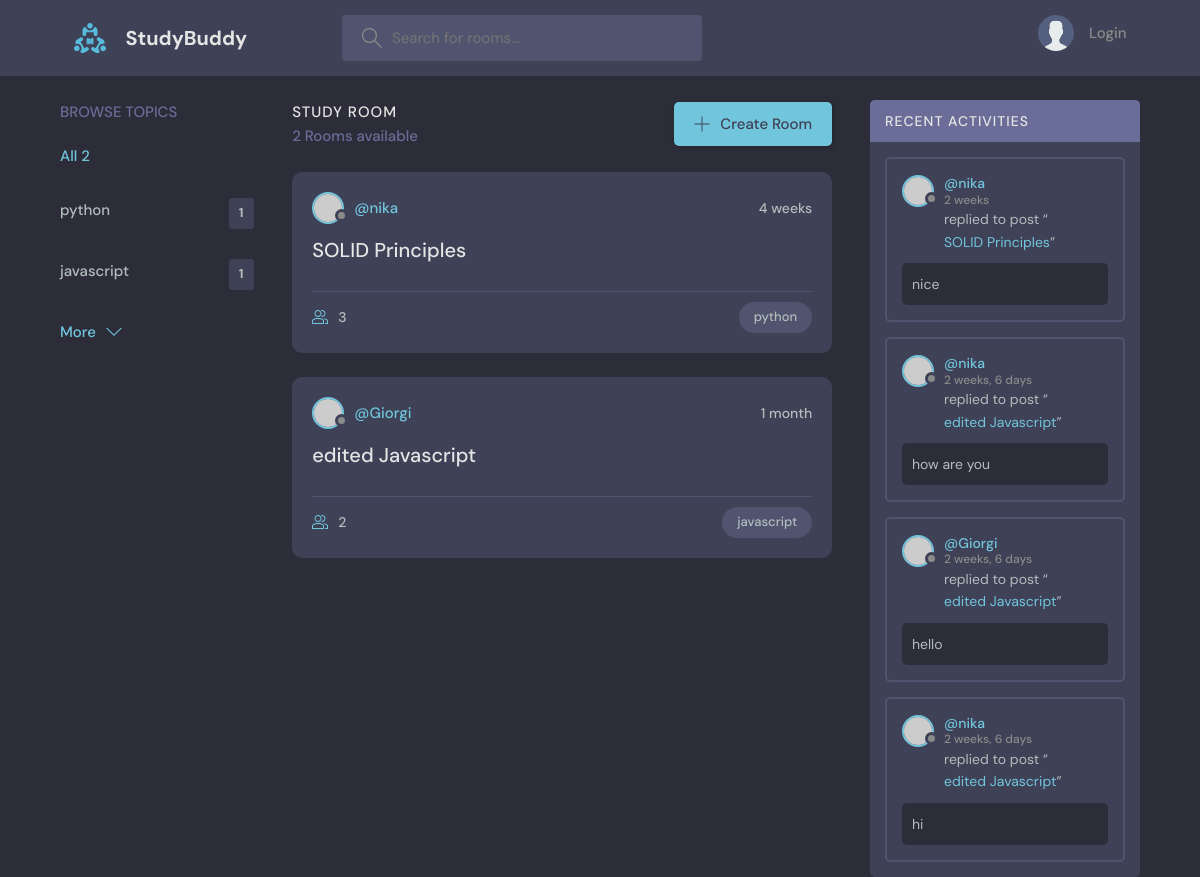
/, run on an earlier commit of the app's database.
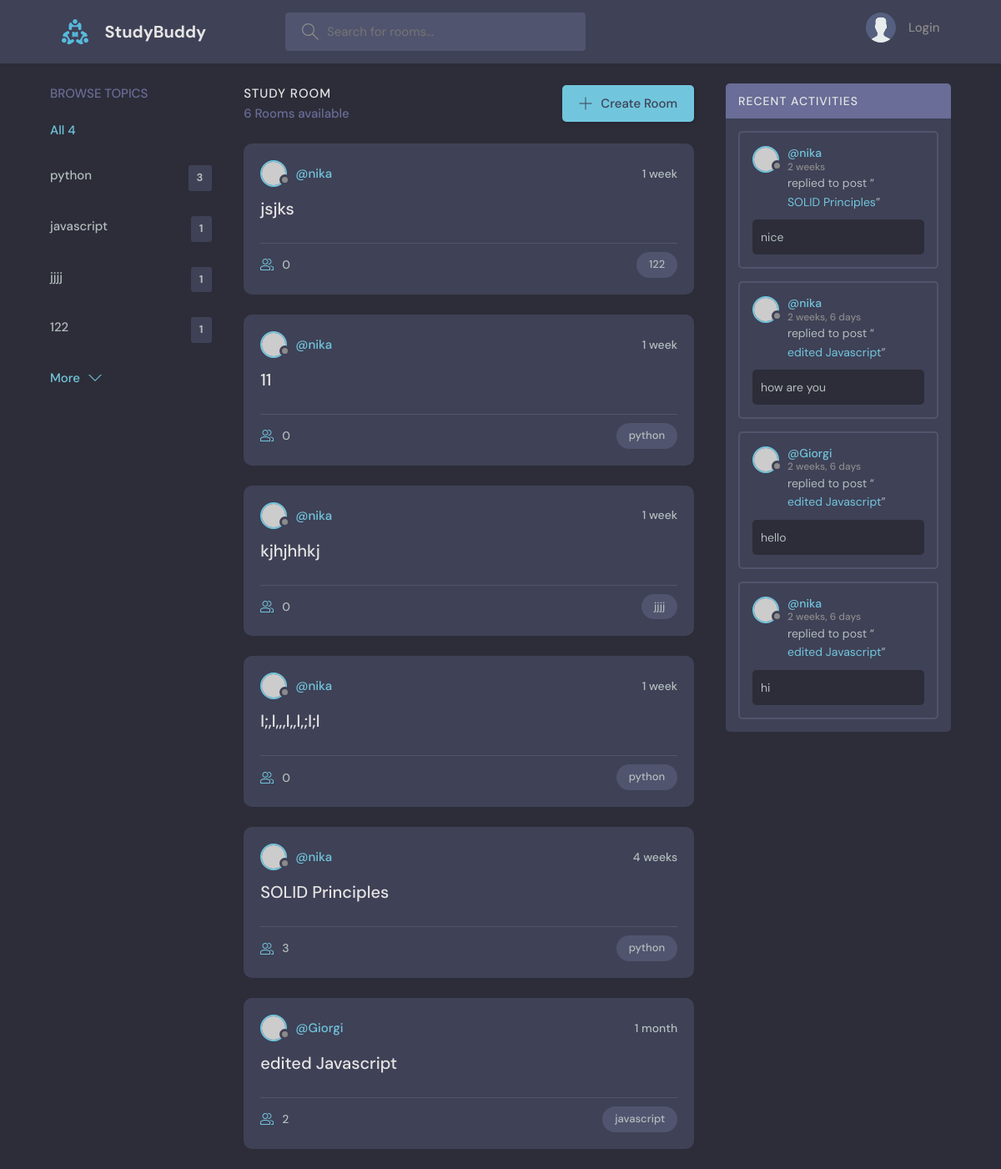
And on a later commit of the database.
### base/models.py (models this page shows, shortened)
class Topic(models.Model):
    name = models.CharField(max_length=200)

class Room(models.Model):
    host = models.ForeignKey(User, on_delete=models.SET_NULL, null=True)
    topic = models.ForeignKey(Topic, on_delete=models.SET_NULL, null=True)
    name = models.CharField(max_length=150)
    description = models.TextField(null=True, blank=True) #null _ for database, blank _ for submitted form
    participants = models.ManyToManyField(User, related_name='participants', blank=True)
    updated = models.DateTimeField(auto_now=True) #when updated
    created = models.DateTimeField(auto_now_add=True) #when created
    class Meta:
        ordering = ['-updated', '-created']
    def __str__(self):
        return self.name

class Message(models.Model):
    user = models.ForeignKey(User, on_delete=models.CASCADE)
    room = models.ForeignKey(Room, on_delete=models.CASCADE) #delete all the messages from database or SET_NULL
    body = models.TextField()
    updated = models.DateTimeField(auto_now=True)  # when updated
    created = models.DateTimeField(auto_now_add=True)  # when created
    class Meta:
        ordering = ['-updated', '-created']

### base/views.py (the view)
# urls.py: path('', views.home, name="home"),
def home(request):
    q = request.GET.get('q') if request.GET.get('q') != None else ''
    rooms = Room.objects.filter(Q(topic__name__icontains=q) | Q(name__icontains=q) | Q(description__icontains=q))
    topics = Topic.objects.all()[0:5]
    room_count = rooms.count()
    room_messages = Message.objects.filter(Q(room__topic__name__icontains=q))
    context = {'rooms': rooms, 'topics': topics, 'room_count': room_count, 'room_messages': room_messages}
    return render(request, "base/home.html", context)

### base/templates/base/home.html (shortened to what this page needs)
{% extends 'main.html' %}
{% block content %}
  <main class="layout layout--3">
      <div class="container">
        {% include 'base/topics_component.html' %}
        <div class="roomList">
          <div class="roomList__header">
            <div>
              <h2>Study Room</h2>
              <p>{{ room_count }} Rooms available</p>
            </div>
            <a class="btn btn--main" href="{% url 'create-room' %}">
              <svg version="1.1" xmlns="http://www.w3.org/2000/svg" width="32" height="32" viewBox="0 0 32 32">
                <title>add</title>
                <path
                  d="M16.943 0.943h-1.885v14.115h-14.115v1.885h14.115v14.115h1.885v-14.115h14.115v-1.885h-14.115v-14.115z"
                ></path>
              </svg>
              Create Room
            </a>
          </div>
          {% include 'base/feed_component.html' %}
        </div>
        {% include 'base/activity_component.html' %}
      </div>
    </main>
{% endblock %}

### base/templates/base/topics_component.html
<div class="topics">
          <div class="topics__header">
            <h2>Browse Topics</h2>
          </div>
          <ul class="topics__list">
            <li>
              <a href="{% url 'home' %}" class="active">All {{ topics.count }}</a>
            </li>
            {% for topic in topics %}
                <li>
                  <a href="{% url 'home' %}?q={{ topic.name }}">{{ topic.name }}<span>{{topic.room_set.all.count}}</span></a>
                </li>
            {% endfor %}
          </ul>
          <a class="btn btn--link" href="{% url 'topics' %}">
            More
            <svg version="1.1" xmlns="http://www.w3.org/2000/svg" width="32" height="32" viewBox="0 0 32 32">
              <title>chevron-down</title>
              <path d="M16 21l-13-13h-3l16 16 16-16h-3l-13 13z"></path>
            </svg>
          </a>
        </div>

### base/templates/base/feed_component.html (shortened to what this page needs)
{% for room in rooms %}
    <div class="roomListRoom">
            <div class="roomListRoom__header">
              <a href="{% url 'user-profile' room.host.id %}" class="roomListRoom__author">
                <div class="avatar avatar--small">
                  <img src="https://randomuser.me/api/portraits/women/11.jpg" />
                </div>
                <span>@{{room.host.username}}</span>
              </a>
              <div class="roomListRoom__actions">
                <span>{{ room.created|timesince }}</span>
              </div>
            </div>
            <div class="roomListRoom__content">
              <a href="{% url 'room' room.id %}">{{ room.name }}</a>
            </div>
            <div class="roomListRoom__meta">
              <a href="{% url 'room' room.id %}" class="roomListRoom__joined">
                {{ room.participants.all.count }}
              </a>
              <p class="roomListRoom__topic">{{ room.topic.name }}</p>
            </div>
          </div>
{% endfor %}

### base/templates/base/activity_component.html (shortened to what this page needs)
<div class="activities">
          <div class="activities__header">
            <h2>Recent Activities</h2>
          </div>
          {% for message in room_messages %}
            <div class="activities__box">
            <div class="activities__boxHeader roomListRoom__header">
              <a href="{% url 'user-profile' message.user.id %}" class="roomListRoom__author">
                <div class="avatar avatar--small">
                  <img src="https://randomuser.me/api/portraits/women/11.jpg" />
                </div>
                <p>
                  @{{message.user}}
                  <span>{{ message.created|timesince }}</span>
                </p>
              </a>
            </div>
            <div class="activities__boxContent">
              <p>replied to post “<a href="{% url 'room' message.room.id %}">{{message.room}}</a>”</p>
              <div class="activities__boxRoomContent">
                {{ message.body }}
              </div>
            </div>
          </div>
          {% endfor %}
        </div>

What changed in the data, as far as the page shows it:
computed for Topic "python": room_set.all.count "1" → "3"
added Topic: name "jjjj", room_set.all.count "1"
added Topic: name "122", room_set.all.count "1"
added Room: host.username "nika", created "1 week", name "jsjks", participants.all.count "0", topic.name "122"
added Room: host.username "nika", created "1 week", name "11", participants.all.count "0", topic.name "python"
added Room: host.username "nika", created "1 week", name "kjhjhhkj", participants.all.count "0", topic.name "jjjj"
added Room: host.username "nika", created "1 week", name "l;,l,,,l,,l,;l;l", participants.all.count "0", topic.name "python"
Also different on the page:
{{ topics.count }}: "2" → "4"
{{ room_count }}: "2" → "6"
